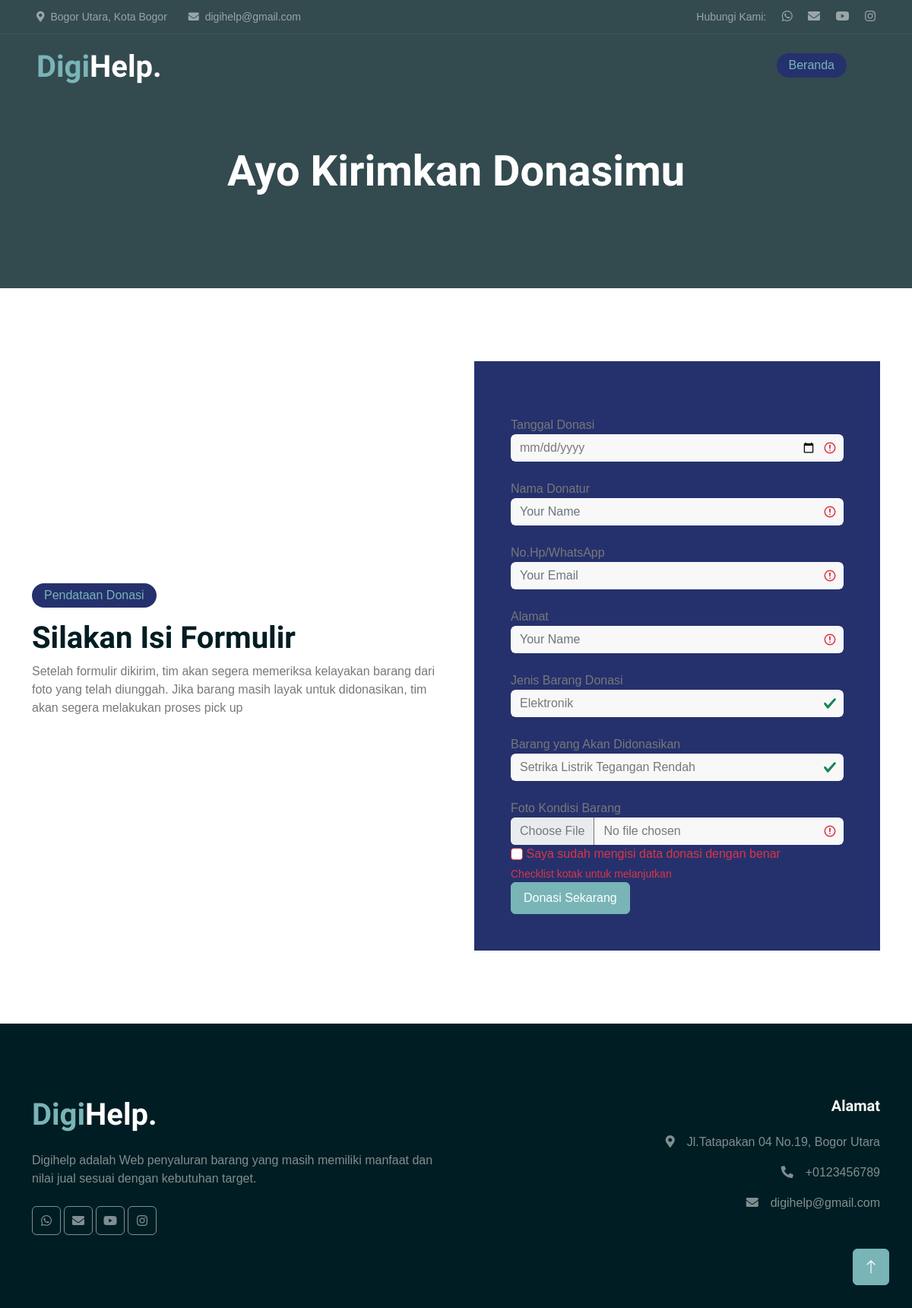
/userview/donate/8, run on the app's committed database.
### tables this page shows
CREATE TABLE `tb_barang` (
  `id_barang` int(11) NOT NULL,
  `nama_barang` varchar(50) NOT NULL,
  `jenis_barang` varchar(50) DEFAULT NULL,
  `id_penerima` varchar(3) DEFAULT NULL,
  `deskripsi` varchar(255) NOT NULL,
  `photo_barang` varchar(255) NOT NULL
);

### application/controllers/userview.php (called while the page is built, shortened)
<?php
class Userview extends CI_Controller{
	function __construct(){
		$this->load->model('m_data');
                $this->load->helper('url');
	}
	function donate($id_barang){
		$where = array('id_barang' => $id_barang);
		$data['tb_barang'] = $this->m_data->edit_barang($where, 'tb_barang')->result();
		$this->load->view('userdonate',$data);
	}
}

### index.php (called while the page is built, shortened)
<?php
require_once BASEPATH.'core/CodeIgniter.php';

### application/models/m_data.php (called while the page is built, shortened)
<?php
class M_data extends CI_Model{
	function edit_barang($where,$table){
		return $this->db->get_where($table,$where);
	}
}

### application/views/userdonate.php (the view, shortened to what this page needs)
<!DOCTYPE html>
<html lang="en">
<head>
    <link href="https://cdnjs.cloudflare.com/ajax/libs/font-awesome/5.10.0/css/all.min.css" rel="stylesheet">
    <link href="https://cdn.jsdelivr.net/npm/bootstrap-icons@1.4.1/font/bootstrap-icons.css" rel="stylesheet">
    <link href="<?php echo base_url() ?>template/lib/animate/animate.min.css" rel="stylesheet">
    <link href="<?php echo base_url() ?>template/lib/owlcarousel/assets/owl.carousel.min.css" rel="stylesheet">
    <link href="<?php echo base_url() ?>template/css/bootstrap.min.css" rel="stylesheet">
    <link href="<?php echo base_url() ?>template/css/style.css" rel="stylesheet">
</head>
<body>
    <div class="container-fluid fixed-top px-0 wow fadeIn" data-wow-delay="0.1s">
        <div class="top-bar text-white-50 row gx-0 align-items-center d-none d-lg-flex">
            <div class="col-lg-6 px-5 text-start">
                <small><i class="fa fa-map-marker-alt me-2"></i>Bogor Utara, Kota Bogor </small>
                <small class="ms-4"><i class="fa fa-envelope me-2"></i>digihelp@gmail.com</small>
            </div>
            <div class="col-lg-6 px-5 text-end">
                <small>Hubungi Kami:</small>
                <a class="text-white-50 ms-3" href="https://chat.whatsapp.com/JcHGvbQsHcs53az4II9xPY"><i class="fab fa-whatsapp""></i></a>
                <a class="text-white-50 ms-3" href="mailto:digihelp@gmail.com"><i class="fa fa-envelope"></i></a>
                <a class="text-white-50 ms-3" href="https://www.youtube.com/channel/UCRb6dr0uRBylwp1fctTGdwg"><i class="fab fa-youtube"></i></a>
                <a class="text-white-50 ms-3" href="https://www.instagram.com/dhilaaprilianti88/?hl=id"><i class="fab fa-instagram"></i></a>
            </div>
        </div>
        <nav class="navbar navbar-expand-lg navbar-dark py-lg-0 px-lg-5 wow fadeIn" data-wow-delay="0.1s">
            <a href="index.html" class="navbar-brand ms-4 ms-lg-0">
                <h1 class="fw-bold text-primary m-0">Digi<span class="text-white">Help.</span></h1>
            </a>
            <div class="collapse navbar-collapse" id="navbarCollapse">
                <div class="navbar-nav ms-auto p-4 p-lg-0">
                    <a href="<?php echo base_url('userview/index'); ?>" class="nav-item nav-link"><div class="d-inline-block rounded-pill bg-secondary text-primary py-1 px-3 mb-1">Beranda</div></a>
                </div>
            </div>
        </nav>
    </div>
    <div class="container-fluid page-header mb-5 wow fadeIn" data-wow-delay="0.1s">
        <div class="container text-center">
            <h1 class="display-4 text-white animated slideInDown mb-4">Ayo Kirimkan Donasimu</h1>
        </div>
    </div>
    <div class="container-fluid py-5">
        <div class="container">
            <div class="row g-5 align-items-center">
                <div class="col-lg-6 wow fadeIn" data-wow-delay="0.1s">
                    <div class="d-inline-block rounded-pill bg-secondary text-primary py-1 px-3 mb-3">Pendataan Donasi</div>
                    <h1 class="display-6 mb-2">Silakan Isi Formulir</h1>
                    <p>Setelah formulir dikirim, tim akan segera memeriksa kelayakan barang dari foto yang telah diunggah. Jika barang masih layak untuk didonasikan, tim akan segera melakukan proses pick up</p>
                </div>
                <div class="col-lg-6 wow fadeIn" data-wow-delay="0.5s">
                    <div class="h-100 bg-secondary p-5">
                    <?php
                    foreach($tb_barang as $qy){
                    ?>
                        <form action="<?php echo base_url(). 'admin/crud_donasi/tambahdonasi_aksi'; ?>" enctype="multipart/form-data" class="was-validated" method="post">
                            <div class="row g-3">
                                <div class="col-12">
                                    <br><label for="Name">Tanggal Donasi</label>
                                    <input class="form-control form-control bg-light border-0" type="date" placeholder="Your Name" name="tanggal_donasi" required>
                                    <br><label for="name">Nama Donatur</label>
                                     <input type="text" class="form-control bg-light border-0" id="name" placeholder="Your Name" name="nama_donatur" required>
                                    <br><label for="number">No.Hp/WhatsApp</label>
                                    <input type="text" class="form-control bg-light border-0" id="number" placeholder="Your Email" name="nohp" required>
                                    <br><label for="address">Alamat</label>
                                    <input type="text" class="form-control bg-light border-0" placeholder="Your Name" name="alamat" required>
                                    <br><label for="penerima">Jenis Barang Donasi</label>
                                    <input type="text" class="form-control bg-light border-0" placeholder="Your Email" name="jenis_barang" value="<?php echo $qy->jenis_barang ?>" required>
                                    <br><label for="barang">Barang yang Akan Didonasikan</label>
                                    <input type="text" class="form-control bg-light border-0" placeholder="Your Email" name="nama_barang" value="<?php echo $qy->nama_barang ?>" required>
                                    <br><label for="Name">Foto Kondisi Barang</label>
                                    <input type="file" accept="image/jpg, image/jpeg, image/png" class="form-control bg-light border-0" name="gb_depan" accept="image/jpg, image/jpeg, image/png" required>
                                    <input class="form-check-input" type="checkbox" id="myCheck"  name="remember" required>
                                    <label class="form-check-label" for="myCheck">Saya sudah mengisi data donasi dengan benar</label>
                                    <div class="invalid-feedback">Checklist kotak untuk melanjutkan</div>
                                    <input class="btn btn-primary py-2 px-3 me-3" type="submit" value="Donasi Sekarang">
                                </div>
                            </div>
                        </form>
                    <?php } ?>
                </div>
            </div>
        </div>
    </div>
</div>
    <div class="container-fluid bg-dark text-white-50 footer mt-5 pt-5 wow fadeIn" data-wow-delay="0.1s">
        <div class="container py-5">
            <div class="row g-5">
                <div class="col-md-6 text-center text-md-start mb-3 mb-md-0">
                    <h1 class="fw-bold text-primary mb-4">Digi<span class="text-white">Help.</span></h1>
                    <p>Digihelp adalah Web penyaluran barang yang masih memiliki manfaat dan nilai jual sesuai dengan kebutuhan target.</p>
                    <div class="d-flex pt-2">
                        <a class="btn btn-square me-1" href="https://chat.whatsapp.com/JcHGvbQsHcs53az4II9xPY"><i class="fab fa-whatsapp"></i></a>
                        <a class="btn btn-square me-1" href="mailto:digihelp@gmail.com"><i class="fa fa-envelope"></i></a>
                        <a class="btn btn-square me-1" href="https://www.youtube.com/channel/UCRb6dr0uRBylwp1fctTGdwg"><i class="fab fa-youtube"></i></a>
                        <a class="btn btn-square me-0" href="https://www.instagram.com/dhilaaprilianti88/?hl=id"><i class="fab fa-instagram"></i></a>
                    </div>
                </div>
				<div class="col-md-6 text-center text-md-end">
                    <h5 class="text-light mb-4">Alamat</h5>
                    <p><i class="fa fa-map-marker-alt me-3"></i>Jl.Tatapakan 04 No.19, Bogor Utara</p>
                    <p><i class="fa fa-phone-alt me-3"></i>+0123456789</p>
                    <p><i class="fa fa-envelope me-3"></i>digihelp@gmail.com</p>
                </div>
            </div>
        </div>
    </div>
    <a href="#" class="btn btn-lg btn-primary btn-lg-square back-to-top"><i class="bi bi-arrow-up"></i></a>
</body>
</html>

### template/css/style.css (style rules this page uses)
:root { --primary: #4FD3C4; --secondary: #25316D; --light: #F8F8F9; --dark: #79B4B7; }
.back-to-top { position: fixed; display: none; right: 30px; bottom: 30px; z-index: 99; }
.btn { font-weight: 500; transition: .5s; }
.btn.btn-primary, .btn.btn-outline-primary:hover { color: #FFFFFF; }
.btn-square { width: 38px; height: 38px; }
.btn-lg-square { width: 48px; height: 48px; }
.btn-square, .btn-sm-square, .btn-lg-square { padding: 0; display: flex; align-items: center; justify-content: center; font-weight: normal; }
.fixed-top { transition: .5s; }
.top-bar { height: 45px; border-bottom: 1px solid rgba(255, 255, 255, .07); }
.navbar .navbar-nav .nav-link { margin-right: 30px; padding: 25px 0; color: #FFFFFF; font-weight: 500; outline: none; }
.page-header { padding-top: 12rem; padding-bottom: 6rem; background: linear-gradient(rgba(0, 29, 35, .8), rgba(0, 29, 35, .8)) center center no-repeat; background-size: cover; }
.footer .btn.btn-square { color: rgba(255,255,255,0.5); border: 1px solid rgba(255,255,255,0.5); }

### data on the page
tb_barang: jenis_barang "Elektronik", nama_barang "Setrika Listrik Tegangan Rendah"
